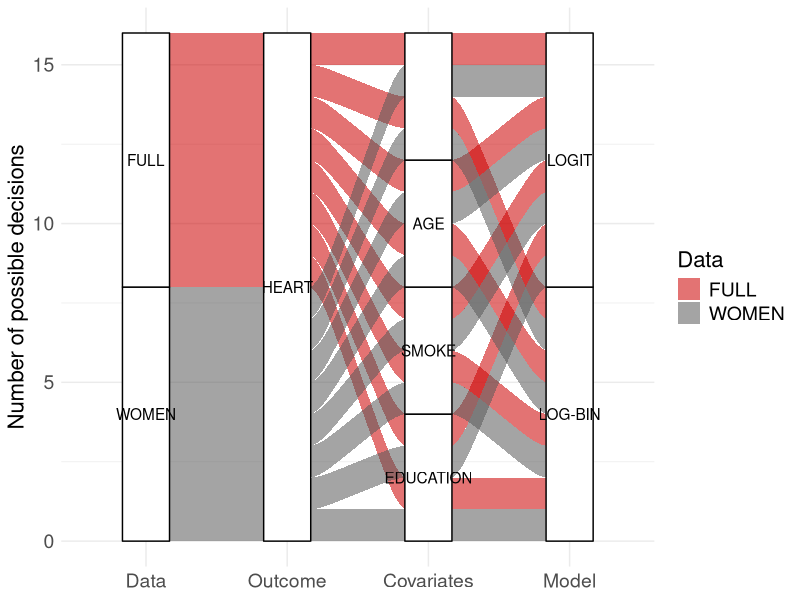

Source code (R):
## ---- chunk 1
# Load required packages
library(dplyr)
library(tidyr)
library(ggplot2)
library(ggalluvial)
## ---- chunk 2
# Generate combinations of a subset of all choices
df <- expand.grid(
  data = c("FULL","WOMEN"),
  outcome = c("HEART"),
  covar = c("", "AGE", "SMOKE", "EDUCATION"),
  model   = c("LOGIT", "LOG-BIN")
)

# Reshape to long form for plotting
decisions <- df %>% 
  mutate(spec_id = row_number()) %>%
  pivot_longer(-spec_id, names_to = "decision", values_to = "choice")


# Plot the different research paths
decisionplot <- ggplot(df,
       aes(axis1 = data, axis2 = outcome, axis3 = covar, axis4 = model)) +
  geom_alluvium(aes(fill = data), knot.pos = 0.1, alpha = .55) +
  geom_stratum() +
  geom_text(stat = "stratum", aes(label = after_stat(stratum))) +
  scale_x_discrete(limits = c("Data", "Outcome", "Covariates", "Model")) +
  scale_fill_manual(values = c("#cc0000", "#595959")) +
  theme_minimal() + ylab("Number of possible decisions") +
  labs(fill = "Data")+
  theme(
    axis.title = element_text(size = 16),   # x and y axis titles
    axis.text  = element_text(size = 14),   # tick labels
    legend.title = element_text(size = 16), # "fill" label
    legend.text  = element_text(size = 14), # legend item labels
    strip.text = element_text(size = 16)    # facet labels (if any)
  )

decisionplot
